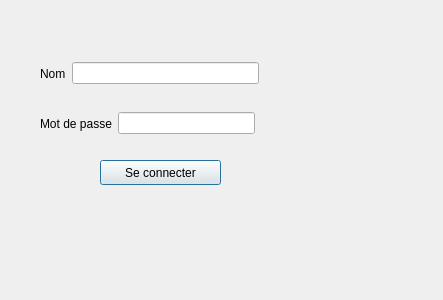
<?xml version="1.0" encoding="UTF-8"?>
<ui version="4.0">
 <class>login</class>
 <widget class="QDialog" name="login">
  <property name="geometry">
   <rect>
    <x>0</x>
    <y>0</y>
    <width>443</width>
    <height>300</height>
   </rect>
  </property>
  <property name="windowTitle">
   <string>Dialog</string>
  </property>
  <widget class="QPushButton" name="pushButton">
   <property name="geometry">
    <rect>
     <x>100</x>
     <y>160</y>
     <width>121</width>
     <height>25</height>
    </rect>
   </property>
   <property name="text">
    <string>Se connecter</string>
   </property>
  </widget>
  <widget class="QLabel" name="etats">
   <property name="geometry">
    <rect>
     <x>0</x>
     <y>240</y>
     <width>441</width>
     <height>20</height>
    </rect>
   </property>
   <property name="text">
    <string/>
   </property>
  </widget>
  <widget class="QWidget" name="">
   <property name="geometry">
    <rect>
     <x>40</x>
     <y>60</y>
     <width>219</width>
     <height>27</height>
    </rect>
   </property>
   <layout class="QHBoxLayout" name="horizontalLayout">
    <item>
     <widget class="QLabel" name="label">
      <property name="text">
       <string>Nom</string>
      </property>
     </widget>
    </item>
    <item>
     <widget class="QLineEdit" name="lineEdit_nom"/>
    </item>
   </layout>
  </widget>
  <widget class="QWidget" name="">
   <property name="geometry">
    <rect>
     <x>40</x>
     <y>110</y>
     <width>215</width>
     <height>27</height>
    </rect>
   </property>
   <layout class="QHBoxLayout" name="horizontalLayout_2">
    <item>
     <widget class="QLabel" name="label_2">
      <property name="text">
       <string>Mot de passe</string>
      </property>
     </widget>
    </item>
    <item>
     <widget class="QLineEdit" name="lineEdit_password"/>
    </item>
   </layout>
  </widget>
 </widget>
 <resources/>
 <connections/>
</ui>
